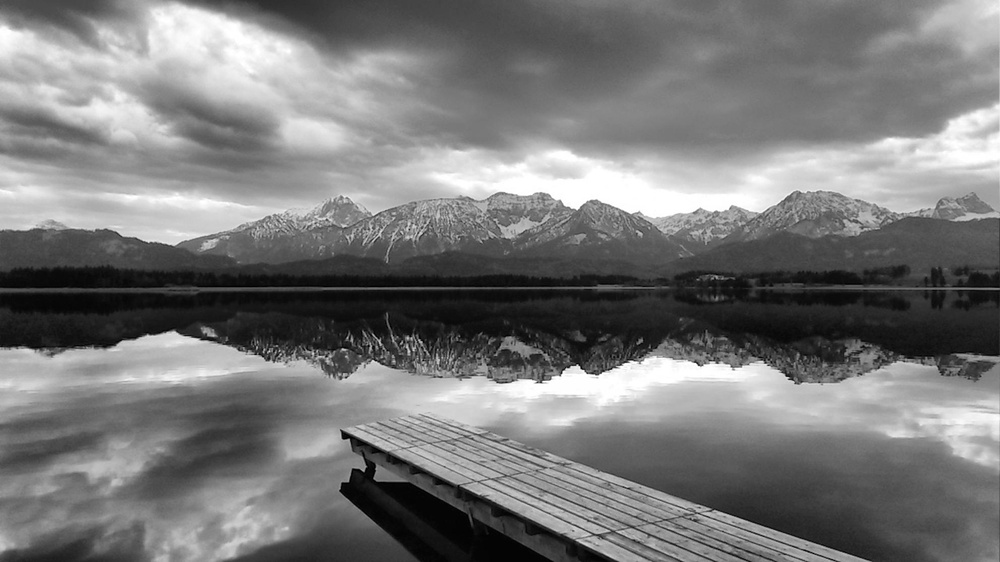
#> input picture Lab_2/image1.jpg, 1000 x 562 px, shrunk from 1984 x 1116 before the run
$ jupyter execute Q6.ipynb   (older library calls are emulated)
#> lines starting #> are read from the running program, lines starting #| are printed output that depends on the picture; after the words box and inside, x2 and y2 are one past the last pixel; in counts of white or black regions, pixels touching at a corner belong together
[cell 1]
import cv2
import numpy as np
import matplotlib.pyplot as plt

from skimage import filters, morphology, util
from skimage.filters import threshold_otsu

# --- load (change this) ---
img_path = "../image1.jpg"

img_bgr = cv2.imread(img_path, cv2.IMREAD_COLOR)
#> img_bgr is the input picture: shape (562, 1000, 3); min 0, max 255, mean 120.7
if img_bgr is None:
    raise FileNotFoundError(img_path)
img_gray = cv2.cvtColor(img_bgr, cv2.COLOR_BGR2GRAY)

# float [0,1] for skimage filters
img = img_gray.astype(np.float32) / 255.0

[cell 2]
def show_single(title, im, cmap="gray"):
    plt.figure(figsize=(6,6))
    plt.imshow(im, cmap=cmap)
    plt.title(title)
    plt.axis("off")
    plt.show()

[cell 3]
# -------- gradient-magnitude methods (binarize with Otsu) --------
sobel_mag   = filters.sobel(img)      # ∇ magnitude approx
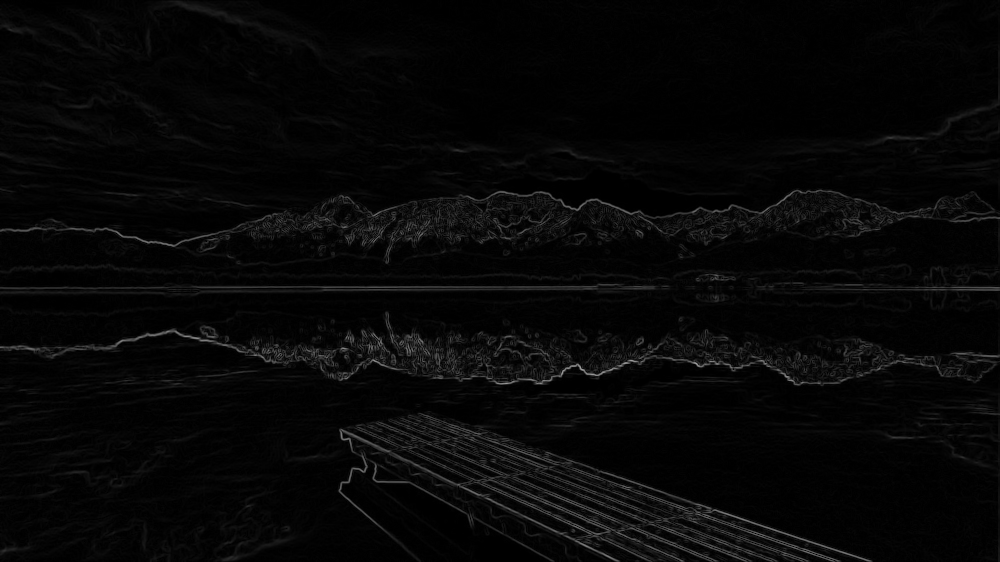
#> sobel_mag: shape (562, 1000) float32; min 0, max 0.625, mean 0.0285
prewitt_mag = filters.prewitt(img)
roberts_mag = filters.roberts(img)

def binarize(mag):
    t = threshold_otsu(mag)  # auto threshold
#> t = 0.0989
    return (mag >= t).astype(np.uint8)
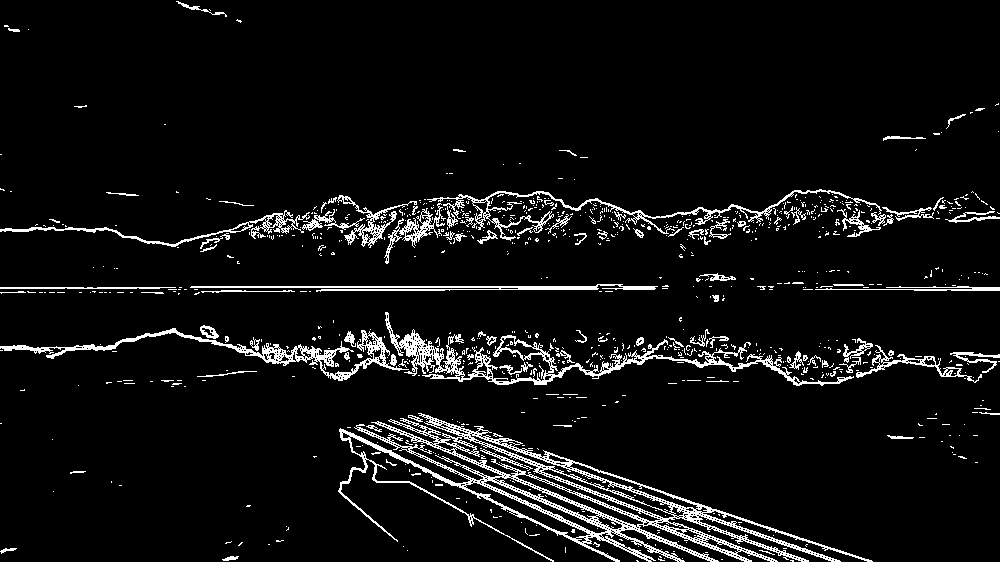
#> returned value: shape (562, 1000); values 0 (black) and 1 (white), 6.3% white in thin lines or dots

sobel_edges   = binarize(sobel_mag)
prewitt_edges = binarize(prewitt_mag)
#> in binarize (call 2), `t = threshold_otsu(mag)`: t = 0.0961
#> in binarize (call 2), `return (mag >= t).astype(np.uint8)`:
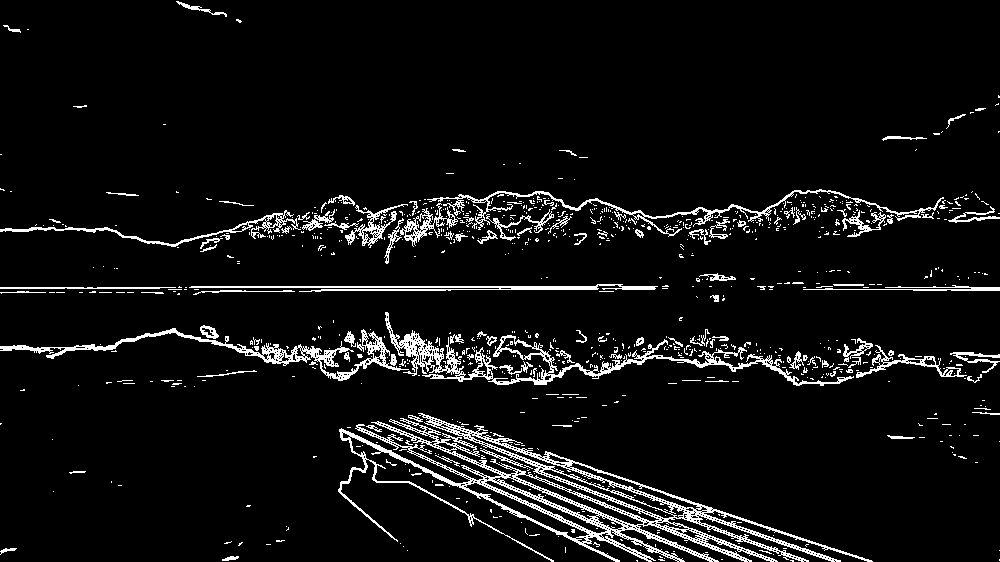
#> returned value: shape (562, 1000); values 0 (black) and 1 (white), 6.4% white in thin lines or dots
roberts_edges = binarize(roberts_mag)
#> in binarize (call 3), `return (mag >= t).astype(np.uint8)`: returned value: shape (562, 1000); values 0 (black) and 1 (white), 5.6% white in thin lines or dots

# -------- Laplacian of Gaussian (LoG) --------
# smooth then Laplacian; take abs and Otsu to get thin edges
blur = cv2.GaussianBlur(img_gray, (0,0), sigmaX=1.2, sigmaY=1.2)
lap = cv2.Laplacian(blur, ddepth=cv2.CV_32F, ksize=3)
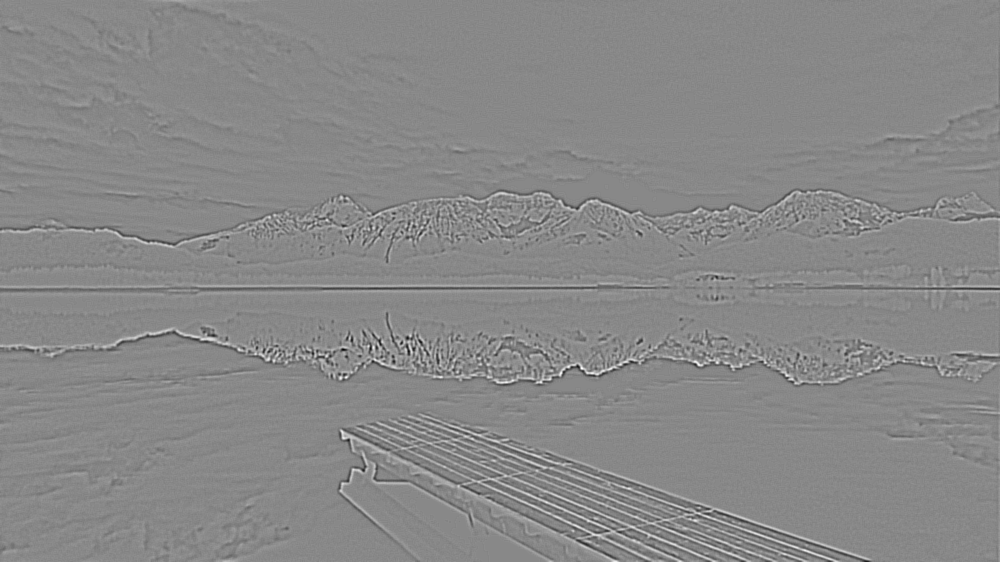
#> lap: shape (562, 1000) float32; min -186, max 162, mean 0; drawn with min black and max white
log_mag = np.abs(lap)
# normalize 0..1 for thresholding
log_mag_norm = (log_mag - log_mag.min()) / (log_mag.max() - log_mag.min() + 1e-8)
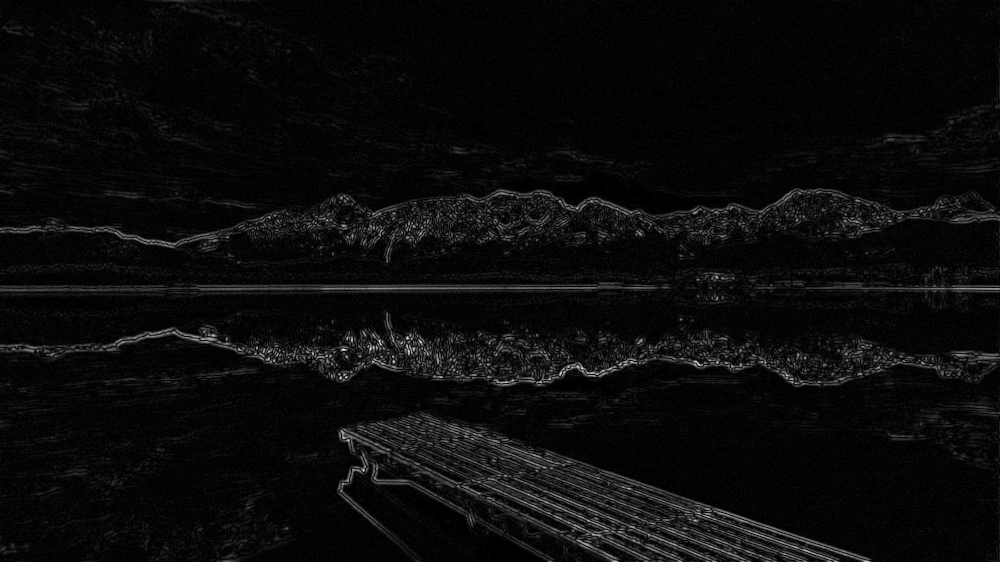
#> log_mag_norm: shape (562, 1000) float32; min 0, max 1, mean 0.0446
log_edges = binarize(log_mag_norm)
#> in binarize (call 4), `return (mag >= t).astype(np.uint8)`: returned value: shape (562, 1000); values 0 (black) and 1 (white), 8.3% white in thin lines or dots

# -------- Canny --------
# thresholds are in [0,255]; sigma≈1.2 pre-blur helps
blur_c = cv2.GaussianBlur(img_gray, (0,0), sigmaX=1.2, sigmaY=1.2)
canny_edges = cv2.Canny(blur_c, threshold1=60, threshold2=150, L2gradient=True) // 255
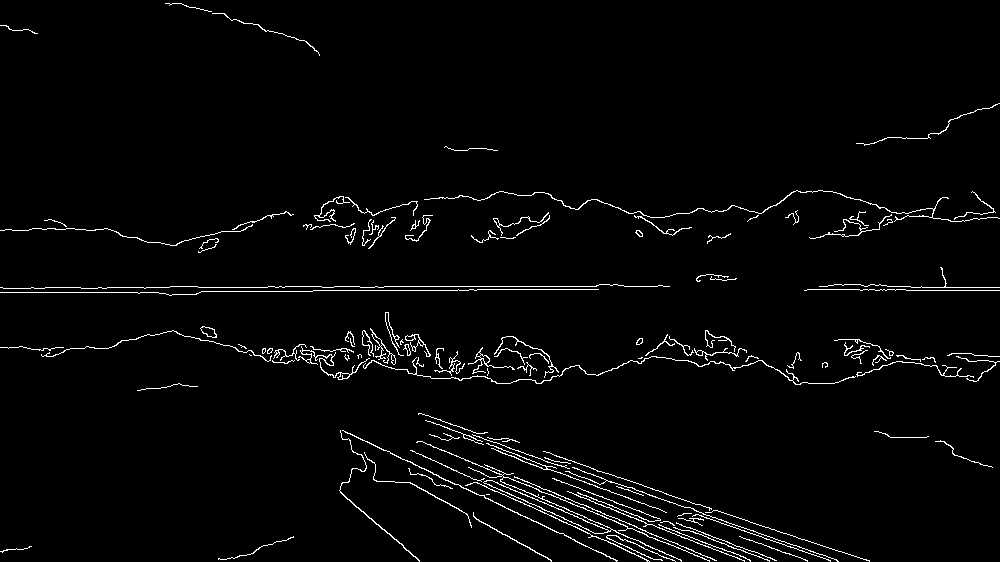
#> canny_edges: shape (562, 1000); values 0 (black) and 1 (white), 2.5% white in thin lines or dots

[cell 4]
show_single("Original (gray)", img_gray)
show_single("Sobel (binary edges)", sobel_edges)
show_single("Prewitt (binary edges)", prewitt_edges)
show_single("Roberts (binary edges)", roberts_edges)
show_single("LoG (binary edges)", log_edges)
show_single("Canny (binary edges)", canny_edges)

[cell 5]
def edge_stats(name, edge01):
    # edge01 is 0/1 uint8
#> called with name = 'Sobel'
    edge = edge01.astype(bool)
    density = 100.0 * edge.mean()
#> density = 6.3
    # skeletonize expects boolean in [0,1]
    skel = morphology.skeletonize(edge)
#> skel: shape (562, 1000) bool; 3.6% white in thin lines or dots
    skel_count = max(1, skel.sum())
#> skel_count = 20010
    thick_ratio = edge.sum() / skel_count
#> thick_ratio = 1.77
    return {"method": name, "edge_density_%": density, "thinness_ratio": thick_ratio}

stats = []
stats.append(edge_stats("Sobel",   sobel_edges))
stats.append(edge_stats("Prewitt", prewitt_edges))
#> in edge_stats (call 2), `skel = morphology.skeletonize(edge)`: skel: shape (562, 1000) bool; 3.5% white in thin lines or dots
stats.append(edge_stats("Roberts", roberts_edges))
#> in edge_stats (call 3), `skel = morphology.skeletonize(edge)`: skel: shape (562, 1000) bool; 3.6% white in thin lines or dots
stats.append(edge_stats("LoG",     log_edges))
#> call 4 of edge_stats, with name = 'LoG'
#> in edge_stats (call 4), `density = 100.0 * edge.mean()`: density = 8.33
#> in edge_stats (call 4), `skel = morphology.skeletonize(edge)`:
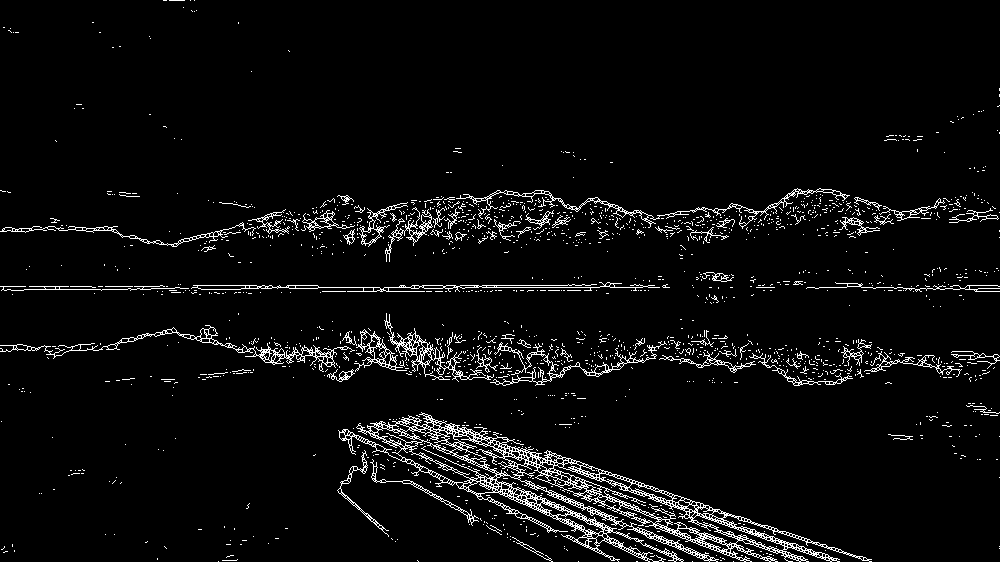
#> skel: shape (562, 1000) bool; 4.6% white in thin lines or dots
#> in edge_stats (call 4), `skel_count = max(1, skel.sum())`: skel_count = 25975
#> in edge_stats (call 4), `thick_ratio = edge.sum() / skel_count`: thick_ratio = 1.8
stats.append(edge_stats("Canny",   canny_edges))
#> in edge_stats (call 5), `density = 100.0 * edge.mean()`: density = 2.52
#> in edge_stats (call 5), `skel = morphology.skeletonize(edge)`:
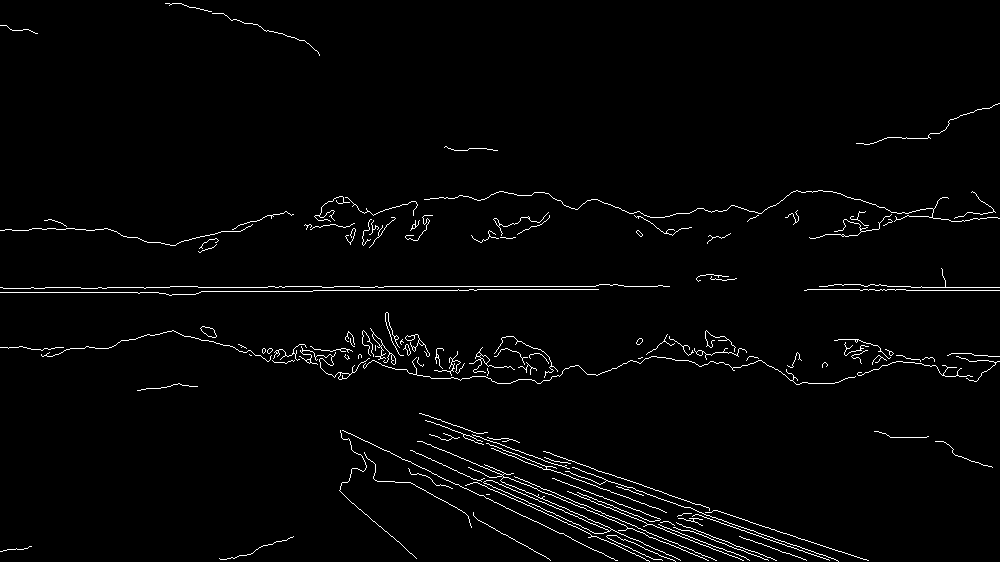
#> skel: shape (562, 1000) bool; 2.1% white in thin lines or dots
#> in edge_stats (call 5), `skel_count = max(1, skel.sum())`: skel_count = 11872
#> in edge_stats (call 5), `thick_ratio = edge.sum() / skel_count`: thick_ratio = 1.19

for s in stats:
    print(f"{s['method']:7s} | edge_density={s['edge_density_%']:6.2f}% | thinness_ratio={s['thinness_ratio']:.2f}")
#> this loop made 5 passes
#| Sobel   | edge_density=  6.30% | thinness_ratio=1.77
#| Prewitt | edge_density=  6.36% | thinness_ratio=1.80
#| Roberts | edge_density=  5.58% | thinness_ratio=1.56
#| LoG     | edge_density=  8.33% | thinness_ratio=1.80
#| Canny   | edge_density=  2.52% | thinness_ratio=1.19

$ run again, with Lab_2/image2.jpg copied over Lab_2/image1.jpg
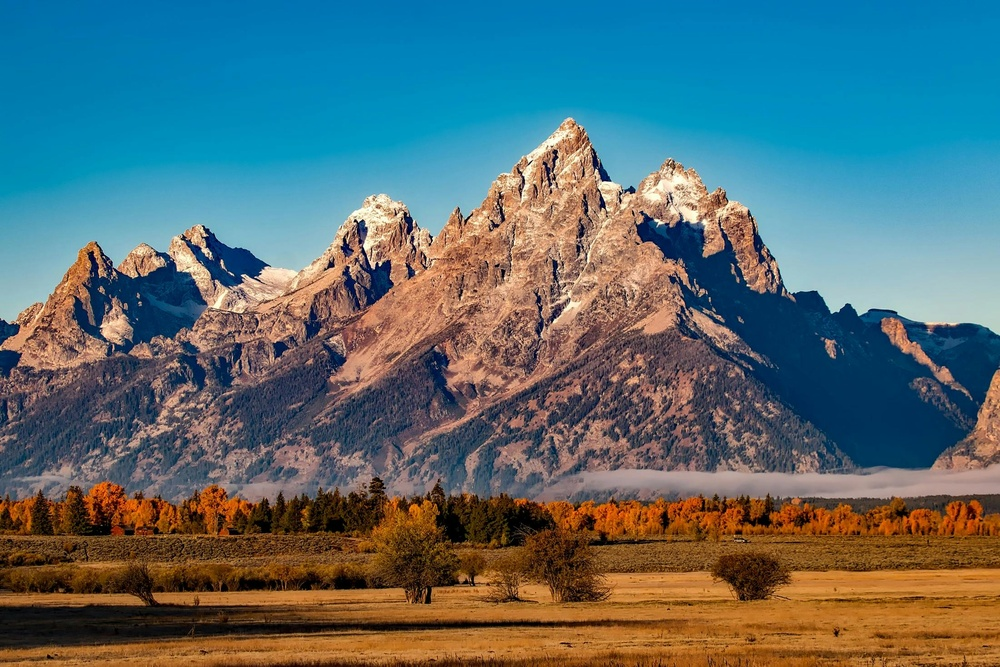
#> input picture Lab_2/image2.jpg, 1000 x 667 px, shrunk from 2201 x 1467 before the run
#> img_bgr is the input picture: shape (667, 1000, 3); mean B, G, R 112.8, 108.7, 86.3
#> t = 0.0918
#> in binarize, `return (mag >= t).astype(np.uint8)`:
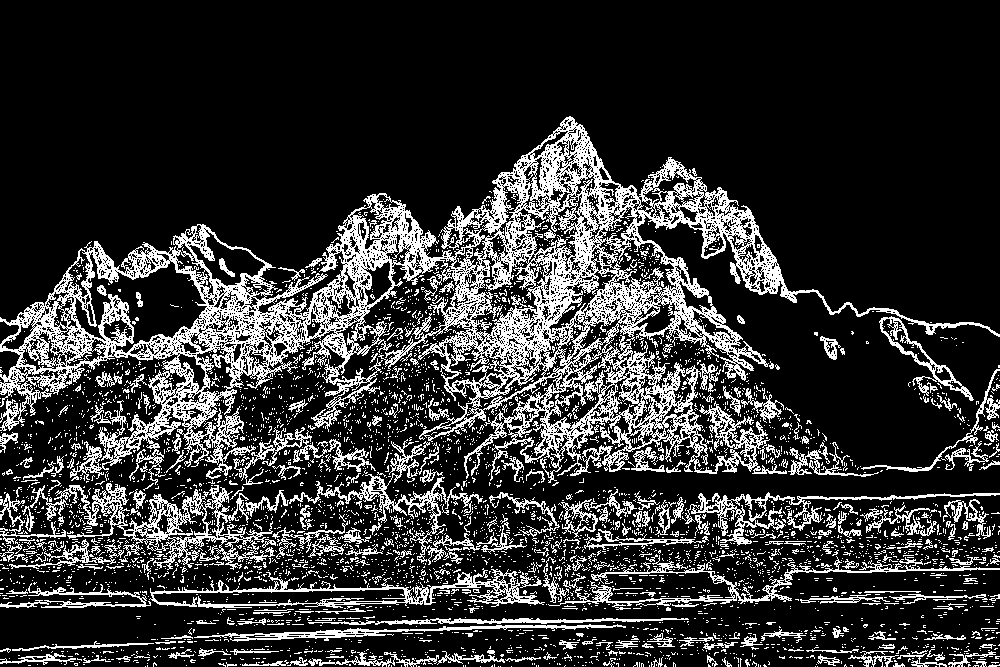
#> returned value: shape (667, 1000); values 0 (black) and 1 (white), 20.1% white in thin lines or dots, all inside (x1, y1, x2, y2) = (0, 116, 1000, 667)
#> canny_edges: shape (667, 1000); values 0 (black) and 1 (white), 6% white in thin lines or dots, all inside (x1, y1, x2, y2) = (0, 117, 1000, 667)
#> density = 20.1
#> skel: shape (667, 1000) bool; 12% white in thin lines or dots, all inside (x1, y1, x2, y2) = (0, 118, 1000, 667)
#> skel_count = 79914
#> thick_ratio = 1.68
#> density = 5.95
#> in edge_stats (call 5), `skel = morphology.skeletonize(edge)`:
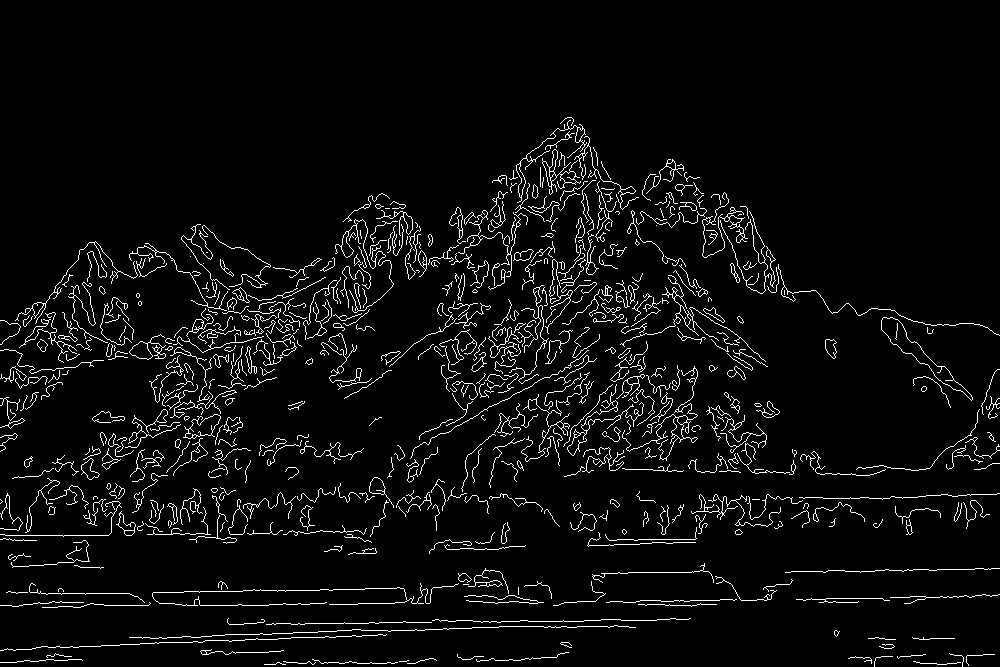
#> skel: shape (667, 1000) bool; 4.7% white in thin lines or dots, all inside (x1, y1, x2, y2) = (0, 117, 1000, 667)
#> skel_count = 31178
#> thick_ratio = 1.27
#> the loop `for s in stats:` made 5 passes
#| Sobel   | edge_density= 20.10% | thinness_ratio=1.68
#| Prewitt | edge_density= 20.65% | thinness_ratio=1.73
#| Roberts | edge_density= 20.19% | thinness_ratio=1.50
#| LoG     | edge_density= 18.59% | thinness_ratio=1.85
#| Canny   | edge_density=  5.95% | thinness_ratio=1.27
